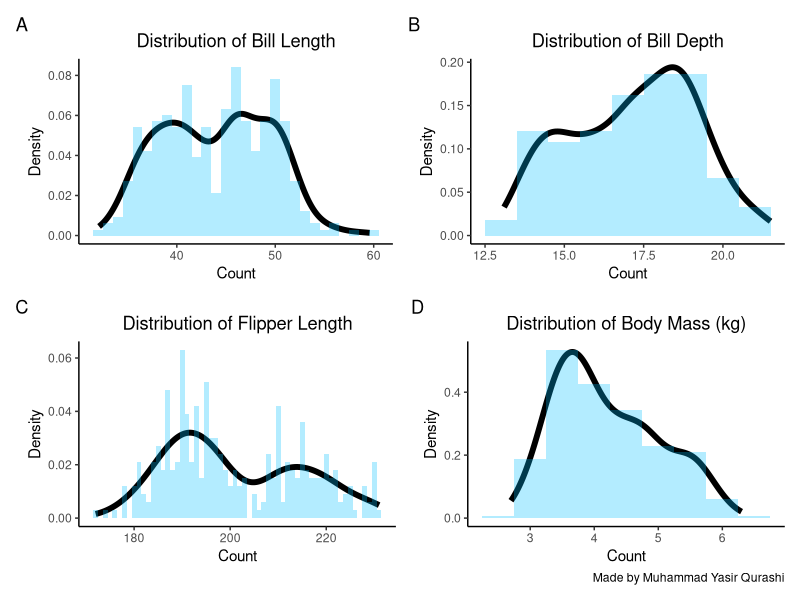
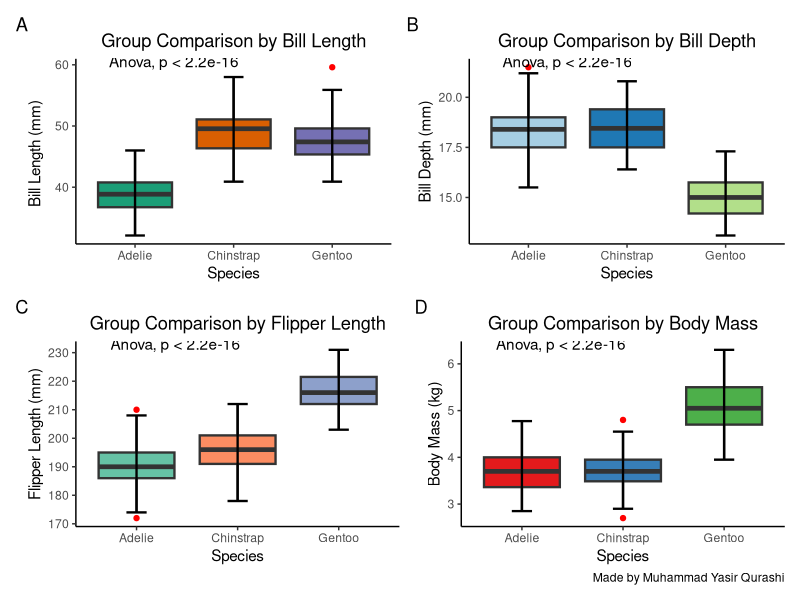
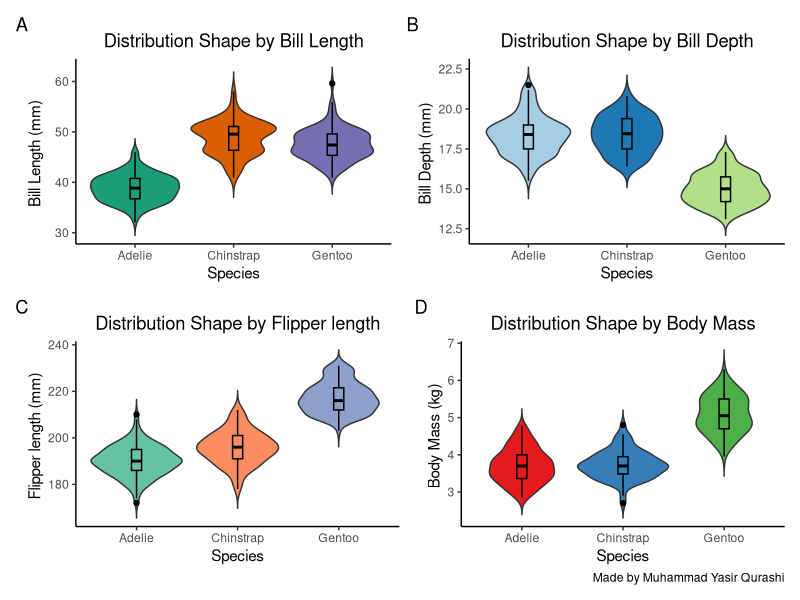
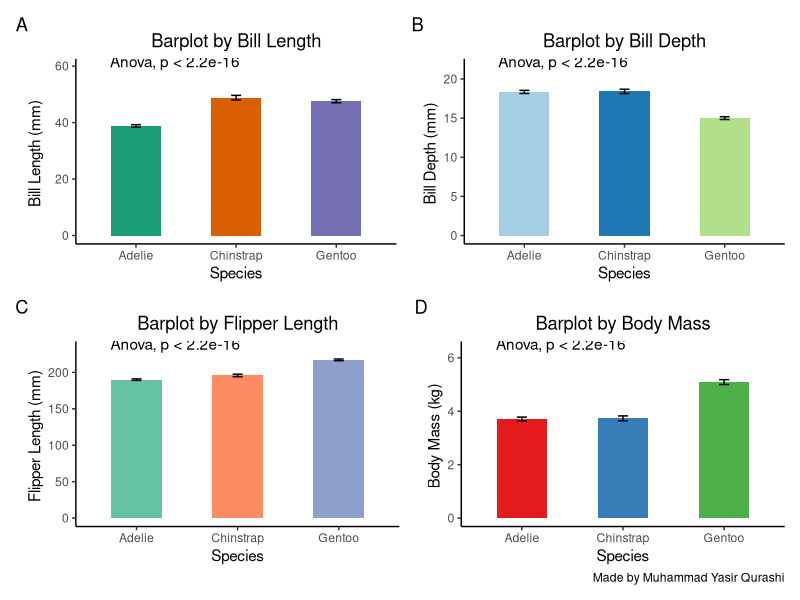
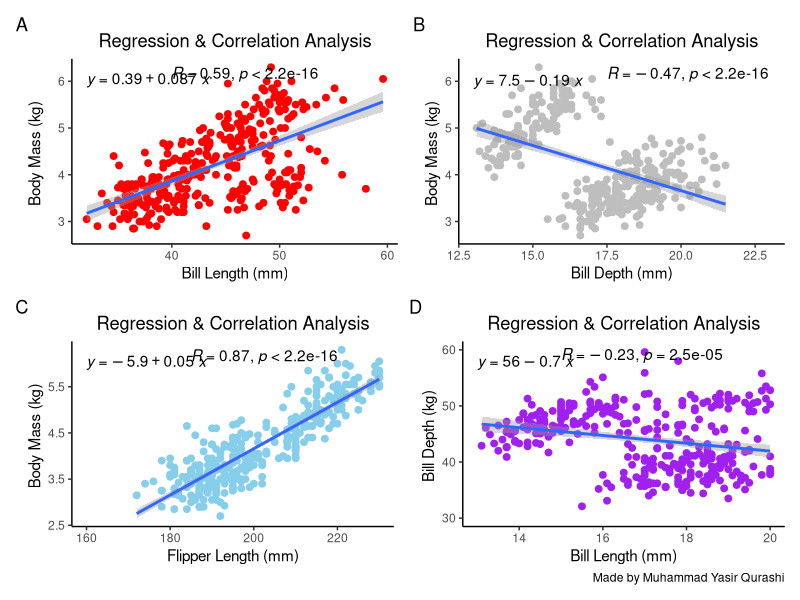

Recreate these plots in R, in order.
## ---- chunk 1
knitr::opts_chunk$set(echo = TRUE)
## ---- chunk 2

library(tidyverse)
library(ggpubr)
library(RColorBrewer)
library(viridis)
library(patchwork)
library(palmerpenguins)
## ---- chunk 3
# 1. Datasetloading

data <- penguins # store dataset in data 

# 2. Checking null values

data %>% is.na() %>% colSums() # Computing null values in all columns

# 3. Removing null values

data <- data %>% drop_na()

data %>% is.na() %>% colSums() # Checking if still null values are present

# 4. Make new column of body mass

data <- data %>% 
  mutate(body_mass_kg = body_mass_g / 1000)
colnames(data)
## ---- chunk 4

# 1. For Bill length
H1 <- ggplot(data, aes(x = bill_length_mm)) +
  geom_density(color = "black", alpha = 1, linewidth = 2) +
  geom_histogram(aes(y = after_stat(density)), fill = "deepskyblue", alpha = 0.3, binwidth = 1) +
  theme_classic() +
  labs(x = "Count", y = "Density", title = "Distribution of Bill Length") +
  theme(
    plot.title = element_text(hjust = 0.5))

# 2. For Bill Depth

H2 <- ggplot(data, aes(x = bill_depth_mm)) +
  geom_density(color = "black", alpha = 1, linewidth = 2) +
  geom_histogram(aes(y = after_stat(density)), fill = "deepskyblue", alpha = 0.3, binwidth = 1) +
  theme_classic() +
  labs(x = "Count", y = "Density", title = "Distribution of Bill Depth") +
  theme(
    plot.title = element_text(hjust = 0.5))

# 3. For Flipper length

H3 <- ggplot(data, aes(x = flipper_length_mm)) +
  geom_density(color = "black", alpha = 1, linewidth = 2) +
  geom_histogram(aes(y = after_stat(density)), fill = "deepskyblue", alpha = 0.3, binwidth = 1) +
  theme_classic() +
  labs(x = "Count", y = "Density", title = "Distribution of Flipper Length") +
  theme(
    plot.title = element_text(hjust = 0.5))

# 4. For Body mass

H4 <- ggplot(data, aes(x = body_mass_kg)) +
  geom_density(color = "black", alpha = 1, linewidth = 2) +
  geom_histogram(aes(y = after_stat(density)), fill = "deepskyblue", alpha = 0.3, binwidth = 0.5) +
  theme_classic() +
  labs(x = "Count", y = "Density", title = "Distribution of Body Mass (kg)",caption = "Made by Muhammad Yasir Qurashi") +
  theme(
    plot.title = element_text(hjust = 0.5)) 

# Combine all plots

final_Hist <- (H1 | H2) / (H3 | H4) +
  plot_annotation(tag_levels = "A");final_Hist

## ---- chunk 5
# 1. For Bill length

Box1 <- ggplot(data, aes(x = species, y = bill_length_mm, fill, fill = species )) +
  geom_boxplot(outlier.colour = "red", linewidth = 0.8) +
  stat_boxplot(geom = "errorbar", width = 0.2, linewidth = 0.8) +
  stat_compare_means(method = "anova") +
  theme_classic() +
    labs(x = "Species", y = "Bill Length (mm) ", title = "Group Comparison by Bill Length") +
  scale_fill_brewer(palette = "Dark2") +
  theme(
    plot.title = element_text(hjust = 0.5),
    legend.position = "none")

# 2. For Bill depth

Box2 <- ggplot(data, aes(x = species, y = bill_depth_mm, fill, fill = species )) +
  geom_boxplot(outlier.colour = "red", linewidth = 0.8) +
  stat_boxplot(geom = "errorbar", width = 0.2, linewidth = 0.8) +
  stat_compare_means(method = "anova") +
  theme_classic() +
    labs(x = "Species", y = "Bill Depth (mm)", title = "Group Comparison by Bill Depth") +
  scale_fill_brewer(palette = "Paired") +
  theme(
    plot.title = element_text(hjust = 0.5),
    legend.position = "none")

# 3. For Flipper length

Box3 <- ggplot(data, aes(x = species, y = flipper_length_mm, fill, fill = species )) +
  geom_boxplot(outlier.colour = "red", linewidth = 0.8) +
  stat_boxplot(geom = "errorbar", width = 0.2, linewidth = 0.8) +
  stat_compare_means(method = "anova") +
  theme_classic() +
    labs(x = "Species", y = "Flipper Length (mm)", title = "Group Comparison by Flipper Length") +
  scale_fill_brewer(palette = "Set2") +
  theme(
    plot.title = element_text(hjust = 0.5),
    legend.position = "none")

# 4. For Body mass (kg)

Box4 <- ggplot(data, aes(x = species, y = body_mass_kg, fill, fill = species )) +
  geom_boxplot(outlier.colour = "red", linewidth = 0.8) +
  stat_boxplot(geom = "errorbar", width = 0.2, linewidth = 0.8) +
  stat_compare_means(method = "anova") +
  theme_classic() +
    labs(x = "Species", y = "Body Mass (kg)", title = "Group Comparison by Body Mass", caption = "Made by Muhammad Yasir Qurashi") +
  scale_fill_brewer(palette = "Set1") +
  theme(
    plot.title = element_text(hjust = 0.5),
    legend.position = "none")

# Combine all plots

final_Box <- (Box1 | Box2) / (Box3 | Box4) +
  plot_annotation(tag_levels = "A");final_Box


## ---- chunk 6

# 1. For Bill length

V1 <- ggplot(data, aes(x = species, y = bill_length_mm, fill = species)) +
  geom_violin(trim = F) +
  geom_boxplot(width = 0.1, color = "black") +
  theme_classic() +
  labs(x = "Species", y = "Bill Length (mm) ", title = "Distribution Shape by Bill Length") +
  scale_fill_brewer(palette = "Dark2") +
  theme(
    plot.title = element_text(hjust = 0.5),
    legend.position = "none")

# 2. For Bill depth

V2 <- ggplot(data, aes(x = species, y = bill_depth_mm, fill = species)) +
  geom_violin(trim = F) +
  geom_boxplot(width = 0.1, color = "black") +
  theme_classic() +
  labs(x = "Species", y = "Bill Depth (mm) ", title = "Distribution Shape by Bill Depth") +
  scale_fill_brewer(palette = "Paired") +
  theme(
    plot.title = element_text(hjust = 0.5),
    legend.position = "none")

# 3. For Flipper length

V3 <- ggplot(data, aes(x = species, y = flipper_length_mm, fill = species)) +
  geom_violin(trim = F) +
  geom_boxplot(width = 0.1, color = "black") +
  theme_classic() +
  labs(x = "Species", y = "Flipper length (mm) ", title = "Distribution Shape by Flipper length") +
  scale_fill_brewer(palette = "Set2") +
  theme(
    plot.title = element_text(hjust = 0.5),
    legend.position = "none")


# 4. For Body mass

V4 <- ggplot(data, aes(x = species, y = body_mass_kg, fill = species)) +
  geom_violin(trim = F) +
  geom_boxplot(width = 0.1, color = "black") +
  theme_classic() +
  labs(x = "Species", y = "Body Mass (kg) ", title = "Distribution Shape by Body Mass", , caption = "Made by Muhammad Yasir Qurashi") +
  scale_fill_brewer(palette = "Set1") +
  theme(
    plot.title = element_text(hjust = 0.5),
    legend.position = "none")

# Combine all plots

final_Violin <- (V1 | V2) / (V3 | V4) +
  plot_annotation(tag_levels = "A");final_Violin


## ---- chunk 7

# 1. For Bill length

Bar1 <- ggplot(data, aes(x = species, y = bill_length_mm, fill = species)) +
  geom_bar(stat = "summary", fun = mean, geom = "bar", width = 0.5) +
  geom_errorbar(stat = "summary", fun.data = mean_cl_normal, width = 0.1) +
  stat_compare_means(method = "anova") +
  theme_classic() +
  labs(x = "Species", y = "Bill Length (mm) ", title = "Barplot by Bill Length") +
  scale_fill_brewer(palette = "Dark2") +
  theme(
    plot.title = element_text(hjust = 0.5),
    legend.position = "none")

# 2. For Bill Depth

Bar2 <- ggplot(data, aes(x = species, y = bill_depth_mm, fill = species)) +
  geom_bar(stat = "summary", fun = mean, geom = "bar", width = 0.5) +
  geom_errorbar(stat = "summary", fun.data = mean_cl_normal, width = 0.1) +
  stat_compare_means(method = "anova") +
  theme_classic() +
  labs(x = "Species", y = "Bill Depth (mm) ", title = "Barplot by Bill Depth") +
  scale_fill_brewer(palette = "Paired") +
  theme(
    plot.title = element_text(hjust = 0.5),
    legend.position = "none")

# 3. For Flipper length

Bar3 <- ggplot(data, aes(x = species, y = flipper_length_mm, fill = species)) +
  geom_bar(stat = "summary", fun = mean, geom = "bar", width = 0.5) +
  geom_errorbar(stat = "summary", fun.data = mean_cl_normal, width = 0.1) +
  stat_compare_means(method = "anova") +
  theme_classic() +
  labs(x = "Species", y = "Flipper Length (mm) ", title = "Barplot by Flipper Length") +
  scale_fill_brewer(palette = "Set2") +
  theme(
    plot.title = element_text(hjust = 0.5),
    legend.position = "none")

# 4. For Body mass

Bar4 <- ggplot(data, aes(x = species, y = body_mass_kg, fill = species)) +
  geom_bar(stat = "summary", fun = mean, geom = "bar", width = 0.5) +
  geom_errorbar(stat = "summary", fun.data = mean_cl_normal, width = 0.1) +
  stat_compare_means(method = "anova") +
  theme_classic() +
  labs(x = "Species", y = "Body Mass (kg) ", title = "Barplot by Body Mass", caption = "Made by Muhammad Yasir Qurashi") +
  scale_fill_brewer(palette = "Set1") +
  theme(
    plot.title = element_text(hjust = 0.5),
    legend.position = "none")

# Combine all plots

final_bar <- (Bar1 | Bar2) / (Bar3 | Bar4) +
  plot_annotation(tag_levels = "A");final_bar


## ---- chunk 8

# 1. Body Mass Vs Bill Length

R1 <- ggplot(data, aes(x = bill_length_mm, y = body_mass_kg)) +
  geom_point(size = 2, color = "red") +
  geom_smooth(method = "lm", se = TRUE) +
  stat_cor(method = "pearson", label.x = 40, label.y = 6.15) + 
  stat_regline_equation() +
  theme_classic() +
  labs(x = "Bill Length (mm)", y = "Body Mass (kg) ", title = "Regression & Correlation Analysis") +
  theme(
    plot.title = element_text(hjust = 0.5))

# 2. Body Mass Vs Bill Depth

R2 <- ggplot(data, aes(x = bill_depth_mm, y = body_mass_kg)) +
  geom_point(size = 2, color = "grey") +
  geom_smooth(method = "lm", se = TRUE) +
  stat_cor(method = "pearson", label.x = 17.5, label.y = 6.15) + 
  stat_regline_equation() +
  theme_classic() +
  labs(x = "Bill Depth (mm)", y = "Body Mass (kg) ", title = "Regression & Correlation Analysis") +
  theme(
    plot.title = element_text(hjust = 0.5)) +
  xlim(c(13,23))

# 3. Body Mass Vs Bill Length

R3 <- ggplot(data, aes(x = flipper_length_mm, y = body_mass_kg)) +
  geom_point(size = 2, color = "skyblue") +
  geom_smooth(method = "lm", se = TRUE) +
  stat_cor(method = "pearson", label.x = 185, label.y = 6.15) + 
  stat_regline_equation() +
  theme_classic() +
  labs(x = "Flipper Length (mm)", y = "Body Mass (kg) ", title = "Regression & Correlation Analysis") +
  theme(
    plot.title = element_text(hjust = 0.5)) +
  xlim(c(160,230))

# 4. Bill Depth Vs Bill Length

R4 <- ggplot(data, aes(x = bill_depth_mm, y = bill_length_mm)) +
  geom_point(size = 2, color = "purple") +
  geom_smooth(method = "lm", se = TRUE) +
  stat_cor(method = "pearson", label.x = 15, label.y = 59) + 
  stat_regline_equation() +
  theme_classic() +
  labs(x = "Bill Length (mm)", y = "Bill Depth (kg) ", title = "Regression & Correlation Analysis", caption = "Made by Muhammad Yasir Qurashi") +
  theme(
    plot.title = element_text(hjust = 0.5)) +
  xlim(c(13,20)) + ylim(c(30,60))

# Combine all plots

final_reg <- (R1 | R2) / (R3 | R4) +
  plot_annotation(tag_levels = "A");final_reg
